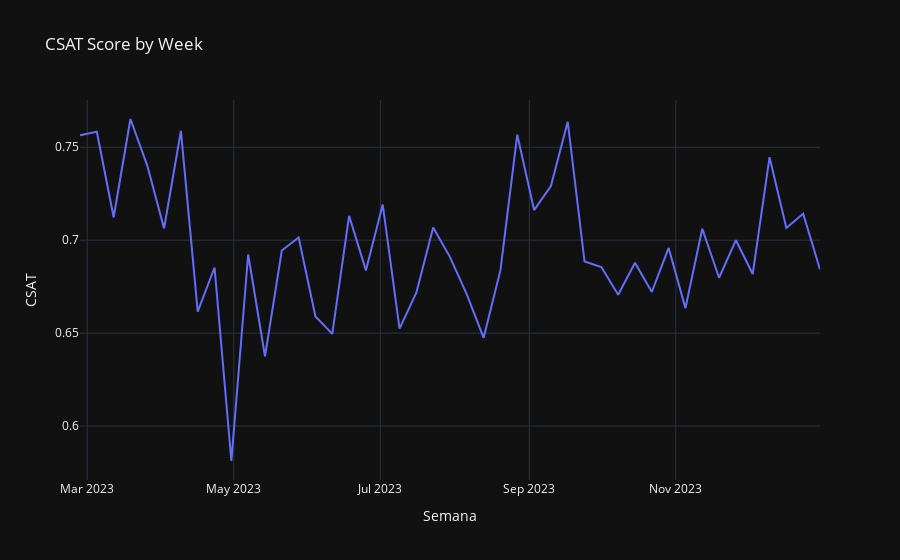

Source (notebook cell):
### Code cell
### TRENDING (VALORES ACTUALES)

fig = px.line(df, x="Semana", y="CSAT",template = "plotly_dark",
              title="CSAT Score by Week")
fig.show()
